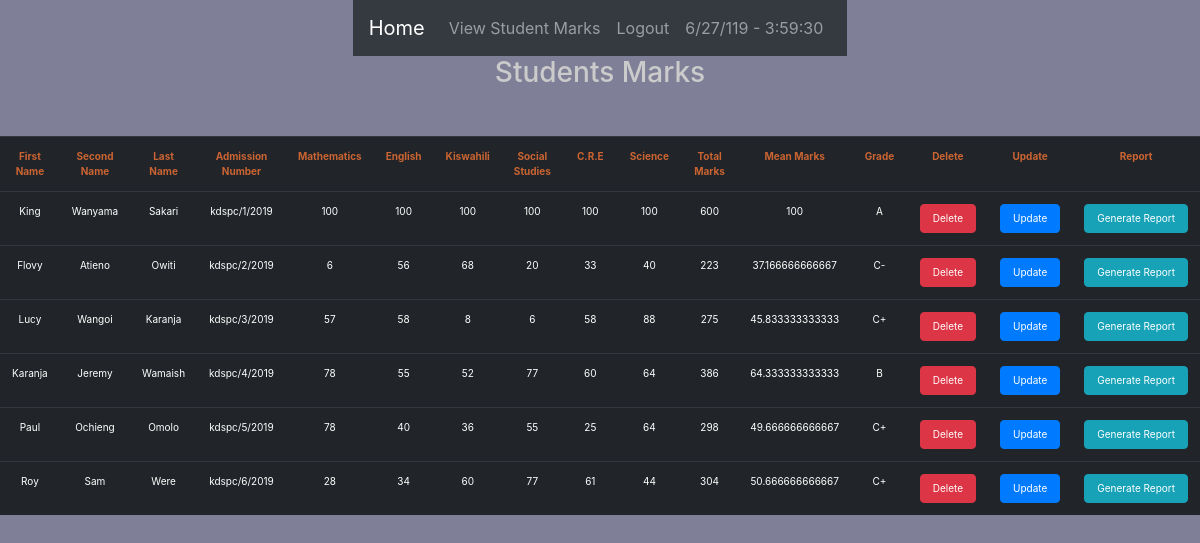
Page /classteacher_modules/viewStuentsMarks.php on the committed database.
### tables this page shows
CREATE TABLE `student_marks` (
  `fname` varchar(255) NOT NULL,
  `sname` varchar(255) NOT NULL,
  `lname` varchar(255) NOT NULL,
  `adm_number` varchar(255) NOT NULL,
  `maths` varchar(255) NOT NULL,
  `english` varchar(255) NOT NULL,
  `kiswahili` varchar(255) NOT NULL,
  `sst` varchar(255) NOT NULL,
  `cre` varchar(255) NOT NULL,
  `science` varchar(255) NOT NULL,
  `totota_marks` varchar(255) NOT NULL,
  `mean_marks` varchar(255) NOT NULL,
  `grade` varchar(10) NOT NULL
);

### classteacher_modules/viewStuentsMarks.php (the view, shortened to what this page needs)
<!doctype html>
<html lang="en">
<head>
    <link rel="stylesheet" href="../bootstrap/css/bootstrap.css">
    <link rel="stylesheet" href="../bootstrap/css/styles.css">
</head>
<body onload=display_ct(); class="vMarksBody">
<div class="navigation">
    <nav class="navbar navbar-expand-md bg-dark navbar-dark">
        <a class="navbar-brand" href="../classteacher.php">Home</a>
        <div class="collapse navbar-collapse" id="collapsibleNavbar">
            <ul class="navbar-nav">
                <li class="nav-item">
                    <a class="nav-link" href="viewStuentsMarks.php">View Student Marks</a>
                </li>
                <li class="nav-item">
                    <a  class="nav-link" href="../logout.php">Logout</a>
                </li>
                <li class="nav-item">
                    <a id="ct" class="nav-link"></a>
                </li>
            </ul>
        </div>
    </nav>
</div>
<div class="row tchattl">
    <h3 class="title">Students Marks</h3>
</div>
    <table class="table table-hover table-dark">
        <tr>
            <th class="th">First Name</th>
            <th class="th">Second Name</th>
            <th class="th">Last Name</th>
            <th class="th">Admission Number</th>
            <th class="th">Mathematics</th>
            <th class="th">English</th>
            <th class="th">Kiswahili</th>
            <th class="th">Social Studies</th>
            <th class="th">C.R.E</th>
            <th class="th">Science</th>
            <th class="th">Total Marks</th>
            <th class="th">Mean Marks</th>
            <th class="th">Grade</th>
            <th class="th">Delete</th>
            <th class="th">Update</th>
            <th class="th">Report</th>
        </tr>
        <?php
        $conn = mysqli_connect("localhost","root","","userregistration");
        if (!$conn){
            echo "Connection failed";
        }else{
            $selectQuery = "SELECT * FROM student_marks";
            $selecting = mysqli_query($conn,$selectQuery);
            while ($row = mysqli_fetch_assoc($selecting)){
                extract($row);
                echo "
                    <tr>
                        <td class='tr'>$fname</td>
                        <td class='tr'>$sname</td>
                        <td class='tr'>$lname</td>
                        <td class='tr'>$adm_number</td>
                        <td class='tr'>$maths</td>
                        <td class='tr'>$english</td>
                        <td class='tr'>$kiswahili</td>
                        <td class='tr'>$sst</td>
                        <td class='tr'>$cre</td>
                        <td class='tr'>$science</td>
                        <td class='tr'>$totota_marks</td>
                        <td class='tr'>$mean_marks</td>
                        <td class='tr'>$grade</td>
                        <td class='tr'>
                            <button type='button' class='btn btn-danger trbtn' data-toggle='modal' data-target='#myModal'>
                                Delete
                            </button>
                        </td>
                        <td class='tr'>
                            <button type='button' class='btn btn-primary trbtn' data-toggle='modal' data-target='#myModal'>
                                Update
                            </button>
                        </td>
                        <td class='tr'><a href='reportcard.php?fName=$fname&sName=$sname&lName=$lname&admNumber=$adm_number&mMaths=$maths&mEnglish=$english&mKiswahili=$kiswahili&mSst=$sst&mCre=$cre&mScience=$science&mTotalmarks=$totota_marks&mMeanmarks=$mean_marks&mGrade=$grade' class='btn btn-info trbtn'>Generate Report</a></td>
                    </tr>";
            }
        }
        ?>
    </table>
</body>
</html>

### rows in the picture
student_marks: fname "King", sname "Wanyama", lname "Sakari", adm_number "kdspc/1/2019", maths "100", english "100", kiswahili "100", sst "100", cre "100", science "100", totota_marks "600", mean_marks "100", grade "A"
student_marks: fname "Flovy", sname "Atieno", lname "Owiti", adm_number "kdspc/2/2019", maths "6", english "56", kiswahili "68", sst "20", cre "33", science "40", totota_marks "223", mean_marks "37.166666666667", grade "C-"
student_marks: fname "Lucy", sname "Wangoi", lname "Karanja", adm_number "kdspc/3/2019", maths "57", english "58", kiswahili "8", sst "6", cre "58", science "88", totota_marks "275", mean_marks "45.833333333333", grade "C+"
student_marks: fname "Karanja", sname "Jeremy", lname "Wamaish", adm_number "kdspc/4/2019", maths "78", english "55", kiswahili "52", sst "77", cre "60", science "64", totota_marks "386", mean_marks "64.333333333333", grade "B"
student_marks: fname "Paul", sname "Ochieng", lname "Omolo", adm_number "kdspc/5/2019", maths "78", english "40", kiswahili "36", sst "55", cre "25", science "64", totota_marks "298", mean_marks "49.666666666667", grade "C+"
student_marks: fname "Roy", sname "Sam", lname "Were", adm_number "kdspc/6/2019", maths "28", english "34", kiswahili "60", sst "77", cre "61", science "44", totota_marks "304", mean_marks "50.666666666667", grade "C+"
